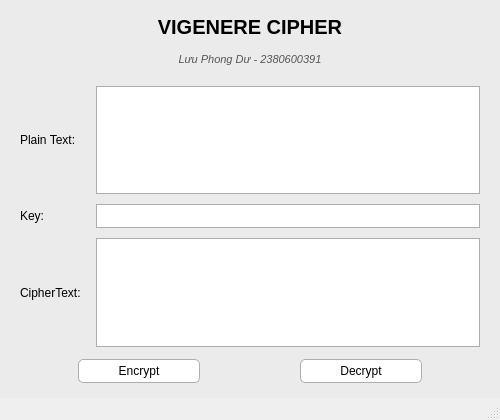
<?xml version="1.0" encoding="UTF-8"?>
<ui version="4.0">
 <class>MainWindow</class>
 <widget class="QMainWindow" name="MainWindow">
  <property name="geometry">
   <rect>
    <x>0</x>
    <y>0</y>
    <width>500</width>
    <height>420</height>
   </rect>
  </property>
  <property name="minimumSize">
   <size>
    <width>450</width>
    <height>400</height>
   </size>
  </property>
  <property name="windowTitle">
   <string>Vigenere Cipher</string>
  </property>
  <widget class="QWidget" name="centralwidget">
   <property name="styleSheet">
    <string notr="true">
     QWidget#centralwidget {
         background-color: #ebebeb;
     }
     QLabel {
         font-family: &quot;Segoe UI&quot;, Arial, sans-serif;
         color: #000000;
         font-size: 12px;
     }
     QLabel#label_title {
         font-size: 20px;
         font-weight: bold;
         color: #000000;
         margin-bottom: 2px;
     }
     QLabel#label_author {
         font-size: 11px;
         color: #555555;
         font-style: italic;
         margin-bottom: 8px;
     }
     QTextEdit, QLineEdit {
         background-color: #ffffff;
         border: 1px solid #adadad;
         color: #000000;
         font-family: &quot;Segoe UI&quot;, Arial, sans-serif;
         font-size: 12px;
         padding: 3px;
     }
     QPushButton {
         background-color: #ffffff;
         border: 1px solid #adadad;
         border-radius: 5px;
         padding: 4px 20px;
         font-family: &quot;Segoe UI&quot;, Arial, sans-serif;
         font-size: 12px;
         color: #000000;
         min-width: 80px;
     }
     QPushButton:hover {
         background-color: #f0f0f0;
         border: 1px solid #0078d7;
     }
     QPushButton:pressed {
         background-color: #cce4f7;
         border: 1px solid #005499;
     }
    </string>
   </property>
   <layout class="QVBoxLayout" name="verticalLayout">
    <property name="spacing">
     <number>12</number>
    </property>
    <property name="leftMargin">
     <number>20</number>
    </property>
    <property name="topMargin">
     <number>15</number>
    </property>
    <property name="rightMargin">
     <number>20</number>
    </property>
    <property name="bottomMargin">
     <number>15</number>
    </property>
    <item>
     <widget class="QLabel" name="label_title">
      <property name="text">
       <string>VIGENERE CIPHER</string>
      </property>
      <property name="alignment">
       <set>Qt::AlignCenter</set>
      </property>
     </widget>
    </item>
    <item>
     <widget class="QLabel" name="label_author">
      <property name="text">
       <string>Lưu Phong Dư - 2380600391</string>
      </property>
      <property name="alignment">
       <set>Qt::AlignCenter</set>
      </property>
     </widget>
    </item>
    <item>
     <layout class="QGridLayout" name="gridLayout">
      <property name="verticalSpacing">
       <number>10</number>
      </property>
      <property name="horizontalSpacing">
       <number>15</number>
      </property>
      <item row="0" column="0">
       <widget class="QLabel" name="label_plain">
        <property name="text">
         <string>Plain Text:</string>
        </property>
       </widget>
      </item>
      <item row="0" column="1">
       <widget class="QTextEdit" name="txt_plain_text"/>
      </item>
      <item row="1" column="0">
       <widget class="QLabel" name="label_key">
        <property name="text">
         <string>Key:</string>
        </property>
       </widget>
      </item>
      <item row="1" column="1">
       <widget class="QLineEdit" name="txt_key"/>
      </item>
      <item row="2" column="0">
       <widget class="QLabel" name="label_cipher">
        <property name="text">
         <string>CipherText:</string>
        </property>
       </widget>
      </item>
      <item row="2" column="1">
       <widget class="QTextEdit" name="txt_cipher_text"/>
      </item>
     </layout>
    </item>
    <item>
     <layout class="QHBoxLayout" name="horizontalLayout">
      <property name="spacing">
       <number>100</number>
      </property>
      <item>
       <spacer name="horizontalSpacer">
        <property name="orientation">
         <enum>Qt::Horizontal</enum>
        </property>
        <property name="sizeHint" stdset="0">
         <size>
          <width>40</width>
          <height>20</height>
         </size>
        </property>
       </spacer>
      </item>
      <item>
       <widget class="QPushButton" name="btn_encrypt">
        <property name="text">
         <string>Encrypt</string>
        </property>
       </widget>
      </item>
      <item>
       <widget class="QPushButton" name="btn_decrypt">
        <property name="text">
         <string>Decrypt</string>
        </property>
       </widget>
      </item>
      <item>
       <spacer name="horizontalSpacer_2">
        <property name="orientation">
         <enum>Qt::Horizontal</enum>
        </property>
        <property name="sizeHint" stdset="0">
         <size>
          <width>40</width>
          <height>20</height>
         </size>
        </property>
       </spacer>
      </item>
     </layout>
    </item>
   </layout>
  </widget>
  <widget class="QMenuBar" name="menubar">
   <property name="geometry">
    <rect>
     <x>0</x>
     <y>0</y>
     <width>500</width>
     <height>22</height>
    </rect>
   </property>
  </widget>
  <widget class="QStatusBar" name="statusbar"/>
 </widget>
 <resources/>
 <connections/>
</ui>
